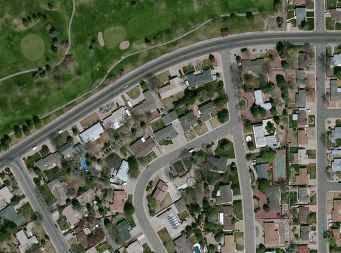
%> input picture 1.jpg, 341 x 253 px
$ octave MeanShiftCluster.m   (GNU Octave 9; MATLAB toolbox functions it lacks are replaced by stand-ins)
%> lines starting %> are read from the running program, lines starting %| are printed output that depends on the picture
%> the answer given: 1.jpg
%> further down, img is the input picture: size 253x341x3 uint8; mean R, G, B 94.3, 99.6, 80.5
### mean_shift.m
function output=mean_shift(input_image,Hs,Hr,Th)
%> called with Hs = 40, Hr = 3, Th = 3
%Author  - Suraj Vantigodi, Video Analytics Lab, IISc Bangalore
%inputs-
%Input_image- an RGB image
%Hs         - spatial range to consider while computing mode
%Hr         - RGB range
%Th         - Threshold for convergence
%Output-
%meanshift segmented or clustered image
%demo output=mean_shift(input_image,40,3,3);

input1=input_image;
if (size(input1, 3) ~= 3)
    error('rgbhist:numberOfSamples', 'Input image must be RGB.')
end

input1=imresize(input1,[256,256]);
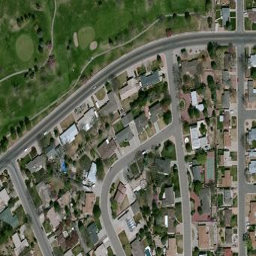
%> input1: size 256x256x3 uint8; mean R, G, B 94.3, 99.6, 80.5
input=input1;


spatial_bandwidth=Hs;
color_bandwidth=Hr;
convergence_fact=Th;
%%%%%%%%%%%%%%%%% Color Histogram %%%%%%%%%%%%%%
fprintf('\n Computing Color histogram');
I=input;
nbins=10;

H1=zeros([nbins nbins nbins]);
ct=0;
for i=1:size(I,1)
    for j=1:size(I,2)

        p=double(reshape(I(i,j,:),[1 3]));
        p=floor(p/(256/nbins))+1;
        ct=ct+1;
        arr1(ct,:)=[p(1),p(2),p(3)];
        H1(p(1),p(2),p(3))=H1(p(1),p(2),p(3))+1;
        pixels1(ct,:)=[I(i,j,:)];
    end
end
%> after the loop, ct = 65536

H1=H1(:);
%> H1 = 1000 values, max 5924 at index 445, min 0 at index 4, mean 65.54
H1=H1./sum(H1);
%> H1 = 1000 values, max 0.0904 at index 445, min 0 at index 4, mean 0.001
H_all=reshape(H1,[nbins,nbins,nbins]);

%%%%%%%%%%%%%%%%%%% Histogram done %%%%%%%%%%%%%%%%%%%%

ht=size(input,1);
%> ht = 256
wd=size(input,2);
%> wd = 256
output=input;
fprintf('\n Starting meanshift');
tic
for i=1:size(input,1)
    for j=1:size(input,2)

    p_y=i;
    p_x=j;

    r1 = p_x - spatial_bandwidth; r2 = p_x + spatial_bandwidth;
    c1 = p_y - spatial_bandwidth; c2 = p_y + spatial_bandwidth;

    % check boundaries of the region
    if (r1<1) r1 = 1 ; end
    if (c1<1) c1 = 1 ; end
    if (r2>ht) r2 = ht ; end
    if (c2>wd) c2 = wd ; end


    patch=input(r1:r2,c1:c2,:);

    R=input(p_y,p_x,1); G=input(p_y,p_x,2); B=input(p_y,p_x,3);
    factor=256/nbins;
    bin_r=ceil(double(R)/factor); bin_g=ceil(double(G)/factor); bin_b=ceil(double(B)/factor);
    old_bins=[bin_r bin_g bin_b];

  %%%%%%%%% Meanshift part %%%%%%%%%%%

    dist=convergence_fact+1;

    while(dist>convergence_fact)

        hr=min(nbins,(bin_r+color_bandwidth)); lr=max(1,(bin_r-color_bandwidth));
        hg=min(nbins,(bin_g+color_bandwidth)); lg=max(1,(bin_g-color_bandwidth));
        hb=min(nbins,(bin_b+color_bandwidth)); lb=max(1,(bin_b-color_bandwidth));
        s_r=0; s_b=0; s_g=0;
        weight=0;

    for k=lr:hr
        for l=lg:hg
            for m=lb:hb

                s_r=s_r+k*H_all(k,l,m);
                s_g=s_g+l*H_all(k,l,m);
                s_b=s_b+m*H_all(k,l,m);
                weight=weight+H_all(k,l,m);

            end
        end
    end
        s_r=s_r/weight; s_g=s_g/weight; s_b=s_b/weight;
        rd=(s_r-bin_r); gd=(s_g-bin_g); bd=(s_b-bin_b);
        dist=sqrt(rd^2+gd^2+bd^2);
        bin_r=round(s_r); bin_g=round(s_g); bin_b=round(s_b);
%       dist
    end
   %%%%%%%%%%%%%%%%%%% meanshift done %%%%%%%%%%%%%%%

    color_r=bin_r*(256/nbins); %% computing color to be assigned
    color_g=bin_g*(256/nbins);
    color_b=bin_b*(256/nbins);

    output(i,j,1)=color_r;
    output(i,j,2)=color_g;
    output(i,j,3)=color_b;

    end
end
fprintf('\n time taken for meanshift=%f',toc);

%%%%%%%%%%%%%%% computing joint histogram of output %%%%%%%%
fprintf('\n Computing Color histogram and plotting\n');
I=output;
ct=0;
for i=1:size(I,1)
    for j=1:size(I,2)

        p=double(reshape(I(i,j,:),[1 3]));
        p=floor(p/(256/nbins))+1;
        ct=ct+1;
        arr2(ct,:)=[p(1),p(2),p(3)];
        pixels2(ct,:)=I(i,j,:);
    end
end

figure(1),subplot(2,2,1),imshow(input); title('input image');
subplot(2,2,2),imshow(output); title('meanshift segmented image')
subplot(2,2,3),plot3(pixels1(:,1),pixels1(:,2),pixels1(:,3),'o');title('color distribution of input image');
subplot(2,2,4),plot3(pixels2(:,1),pixels2(:,2),pixels2(:,3),'o');title('color distribution of output');
figure, imshow(output);

### MeanShiftCluster.m
name = input('Enter Image name: ','s');

img = imread(name);
%> (the run ends here)
